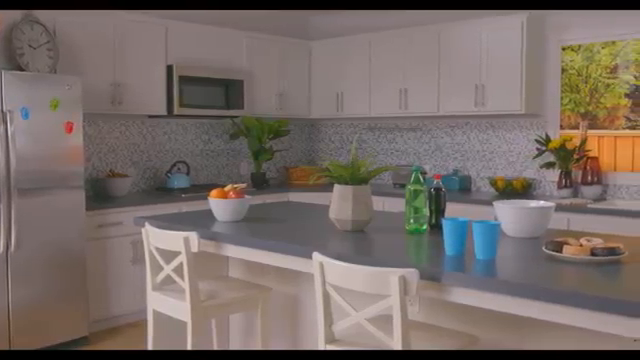
#> input picture frame 144 of ImageProcessing/ComputerVis_Examples/videoOperations/src/computer_vision.mp4, 640 x 360 px, given in place of the camera
$ python write_to_video.py --output out.avi
#> lines starting #> are read from the running program, lines starting #| are printed output that depends on the picture
from __future__ import print_function        #prejemiz için gerekli kütüphaneler
from imutils.video import VideoStream
import numpy as np
import argparse
import imutils
import time
import cv2
# terminalden argüman girişi alabilmek için argaparse kütüphanesi kullanıyoruz
ap = argparse.ArgumentParser()                     # ArgumentParser sınıfını ap değişkenine atıyoruz
ap.add_argument("-o", "--output", required=True, # ap değişkeninin add_argument fonksiyonunu kullanarak alacağımız argümanları belirliyoruz.
	help="path to output video file")
ap.add_argument("-p", "--picamera", type=int, default=-1,
	help="whether or not the Raspberry Pi camera should be used")
ap.add_argument("-f", "--fps", type=int, default=20,
	help="FPS of output video")
ap.add_argument("-c", "--codec", type=str, default="XVID",
	help="codec of output video")
args = vars(ap.parse_args())


vs = VideoStream(0).start()   #görüntüyü webcamden almak için VideoStream fonksiyonunu kullanıyoruz
time.sleep(2.0)             #2.0 saniye geç çıktı vermesini istiyoruz
fourcc = cv2.VideoWriter_fourcc(*args["codec"])   #videoyu kaydetmek için gerekli değişkenleri fourcc değişkenine atıyoruz

cap = None
(h,w) = (None,None)  #height ve width in none olarak tanımlarız
zeros = None

while True:
    frame = vs.read()                            #frameleri okuyoruz
#> frame is the input picture: shape (360, 640, 3); mean B, G, R 102.7, 107.9, 119.6
    frame = cv2.flip(frame,1)                  #frameleri y eksenine göre döndürüyoruz ki gerçek bir görüntü alalım
    frame = imutils.resize(frame,width=300)       #frameleri width=300 olacak şekilde boyutlandırıyoruz
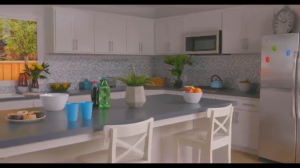
#> frame: shape (168, 300, 3); mean B, G, R 102.7, 107.9, 119.6

    if cap is None:     # cap değeri None ise:
        (h,w) = frame.shape[:2]                #framelerin height ve width değerlerine ihtiyacımız olduğu için 0 ve 1. döndürülen değeri alıyoruz(3. değer boyut verir)
#> h = 168; w = 300
        cap = cv2.VideoWriter(args["output"],fourcc,args["fps"],(w*2,h*2),True)      #kaydedilmesi gereken frameleri cap değişkenine eşitliyoruz


    zeros = np.zeros((h,w),dtype="uint8")        # shape ile aldığımız height ve width değerler ile zeros isimli bir tuval oluşturuyoruz.
    (B, G, R) = cv2.split(frame)              # split fonksiyonu renkli bir görüntüyü veya frame'i mavi yeşil ve kırmızı kanallarına ayırarak bu kanalları ayrı değişkenlere atar
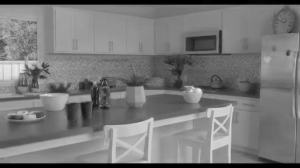
#> R: shape (168, 300); min 0, max 237, mean 119.6
    R = cv2.merge([zeros, zeros, R])            # B ve G kanallarını sıfırlayarak (siyah renk) R değişkenindeki değerle birleştirir.
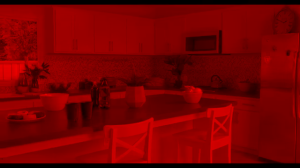
#> R: shape (168, 300, 3); mean of channels 0, 1, 2 0, 0, 119.6; drawn as B, G, R
    G = cv2.merge([zeros, G, zeros])            # B ve R kanallarını sıfırlayarak (siyah renk) G değişkenindeki değerle birleştirir.
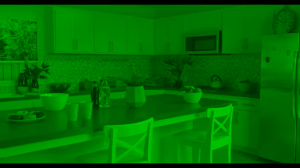
#> G: shape (168, 300, 3); mean of channels 0, 1, 2 0, 107.9, 0; drawn as B, G, R
    B = cv2.merge([B, zeros, zeros])
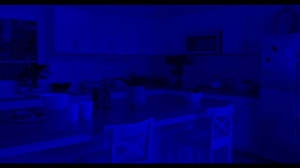
#> B: shape (168, 300, 3); mean of channels 0, 1, 2 102.7, 0, 0; drawn as B, G, R

    output = np.zeros((h * 2, w * 2, 3), dtype="uint8")   # orijinal resimdeki h ve w değerlerinin iki katı olacak boyutlarda 3 boyutlu(rgb) bir tuval oluşturduk.
    output[0:h, 0:w] = frame              #frameleri tek pencere göstermek için parçalara bölüyoruz
    output[0:h, w:w * 2] = R
    output[h:h * 2, w:w * 2] = G
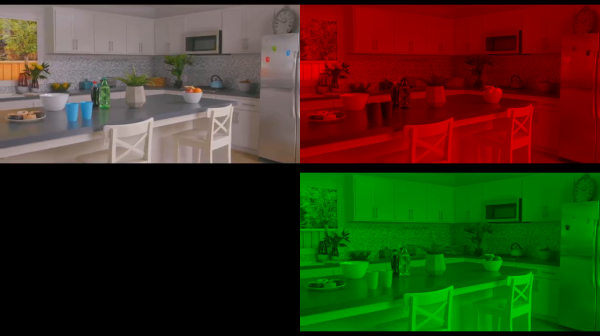
#> output: shape (336, 600, 3); mean B, G, R 25.7, 54, 59.8
    output[h:h * 2, 0:w] = B
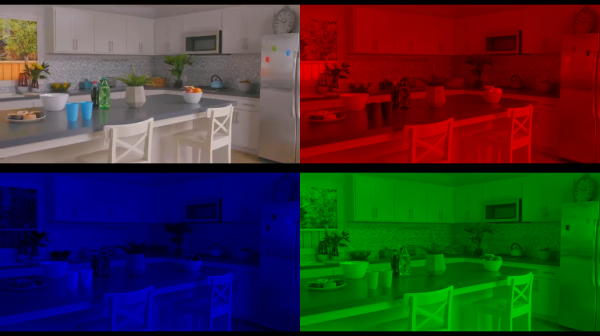
#> output: shape (336, 600, 3); mean B, G, R 51.4, 54, 59.8

    cap.write(output)        # outputtan gelen frameleri write metodu ile VideoWriter'daki yolunu belirleyeceğimiz dosyamıza kaydederiz.


    cv2.imshow("r", R)             #frame çıktılarını gösteriyoruz
    cv2.imshow("Frame", frame)
    cv2.imshow("Output", output)
    if cv2.waitKey(1) == ord("q"):    # klavyeden 'q' tuşuna basılınca while break yani frame okumasını durduruyoruz ve pencereleri kapatıp frameleri serbest bırakıyoruz.
#> (key q is pressed here)
        break

cv2.destroyAllWindows() #tüm pencereler kapatırız
vs.stop() #görüntü almayı durdururuz
cap.release() #frameleri serbest bırakırız

$ run again, starting later in the video
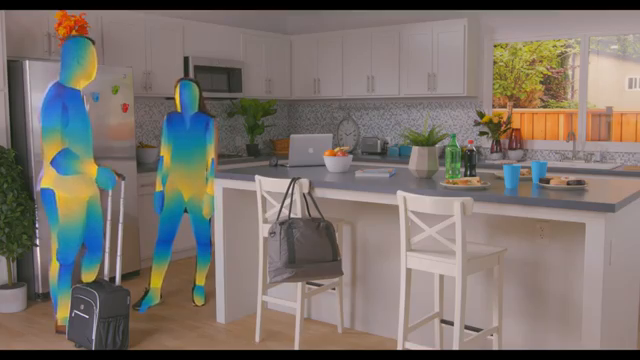
#> input picture frame 651 of ImageProcessing/ComputerVis_Examples/videoOperations/src/computer_vision.mp4, 640 x 360 px, given in place of the camera
#> frame is the input picture: shape (360, 640, 3); mean B, G, R 108.1, 114.8, 123.8
#> `B = cv2.merge([B, zeros, zeros])`:
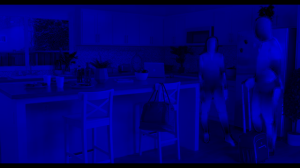
#> B: shape (168, 300, 3); mean of channels 0, 1, 2 108.1, 0, 0; drawn as B, G, R
#> `output[h:h * 2, 0:w] = B`:
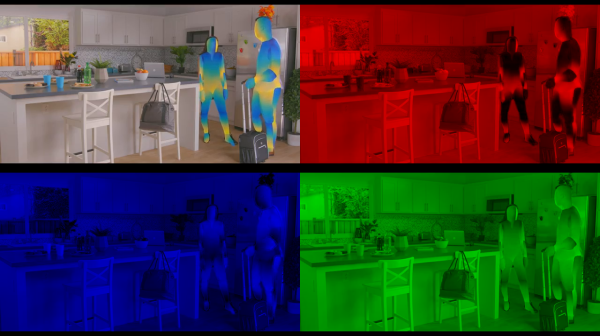
#> output: shape (336, 600, 3); mean B, G, R 54, 57.4, 61.9

$ run again, starting later in the video
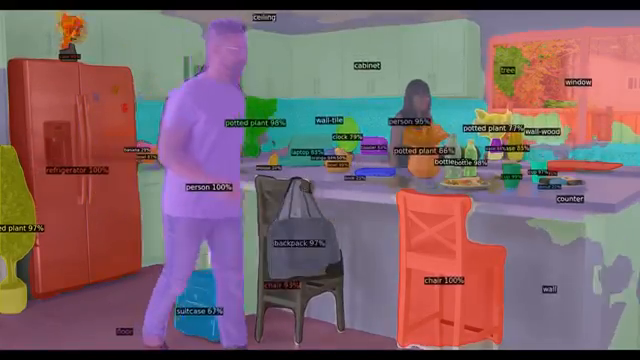
#> input picture frame 1157 of ImageProcessing/ComputerVis_Examples/videoOperations/src/computer_vision.mp4, 640 x 360 px, given in place of the camera
#> frame is the input picture: shape (360, 640, 3); mean B, G, R 106.7, 101.9, 125.9
#> `B = cv2.merge([B, zeros, zeros])`:
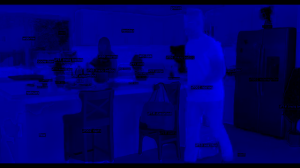
#> B: shape (168, 300, 3); mean of channels 0, 1, 2 106.7, 0, 0; drawn as B, G, R
#> `output[h:h * 2, 0:w] = B`:
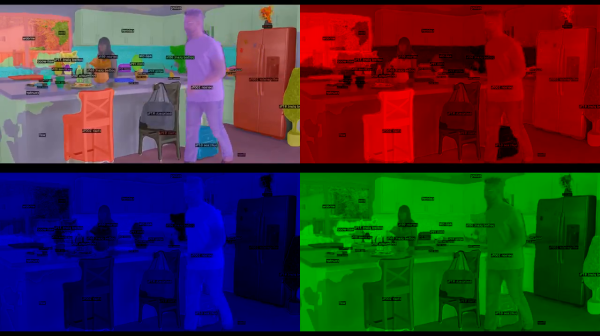
#> output: shape (336, 600, 3); mean B, G, R 53.3, 50.9, 62.9
